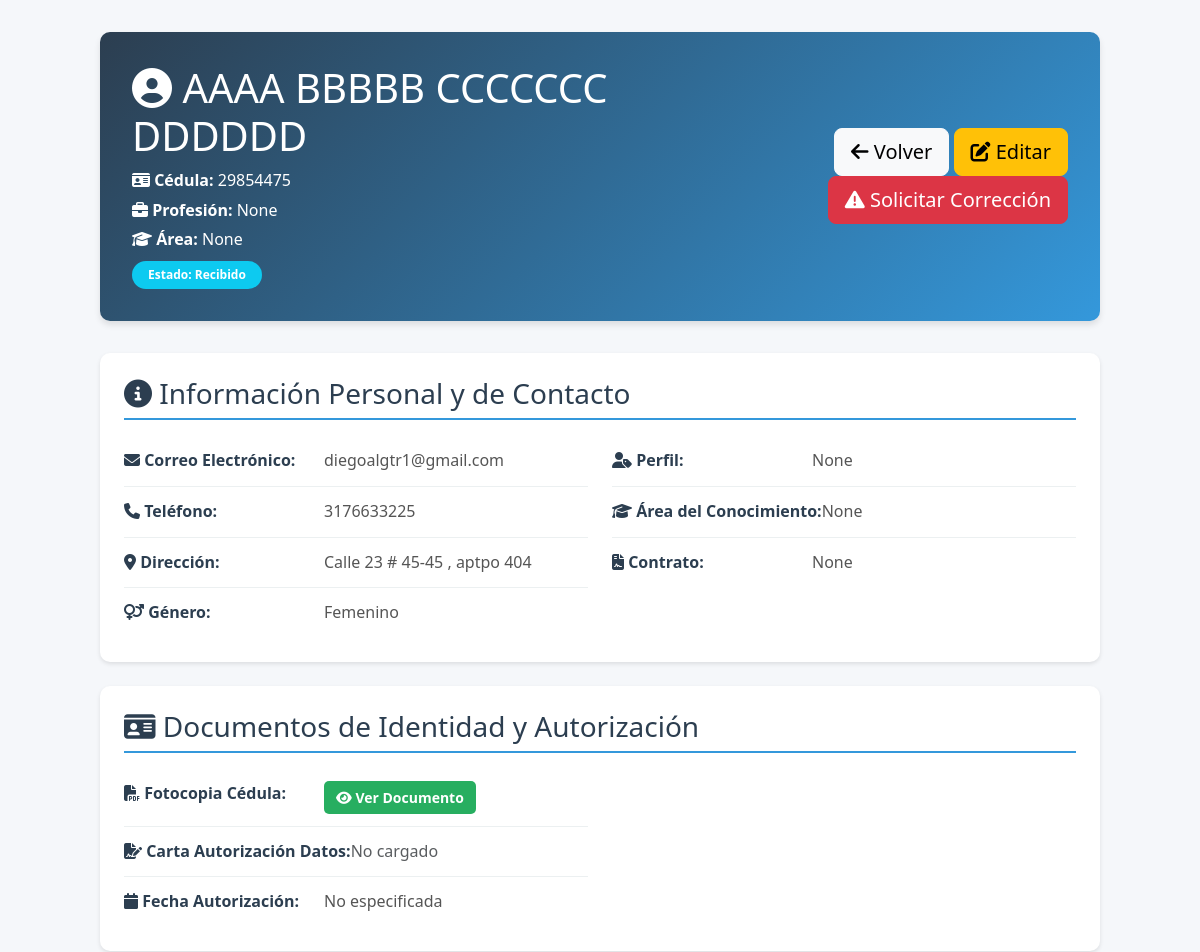
The app's page /formapp/admin/applicants/20/ (signed in, upper part), older data.
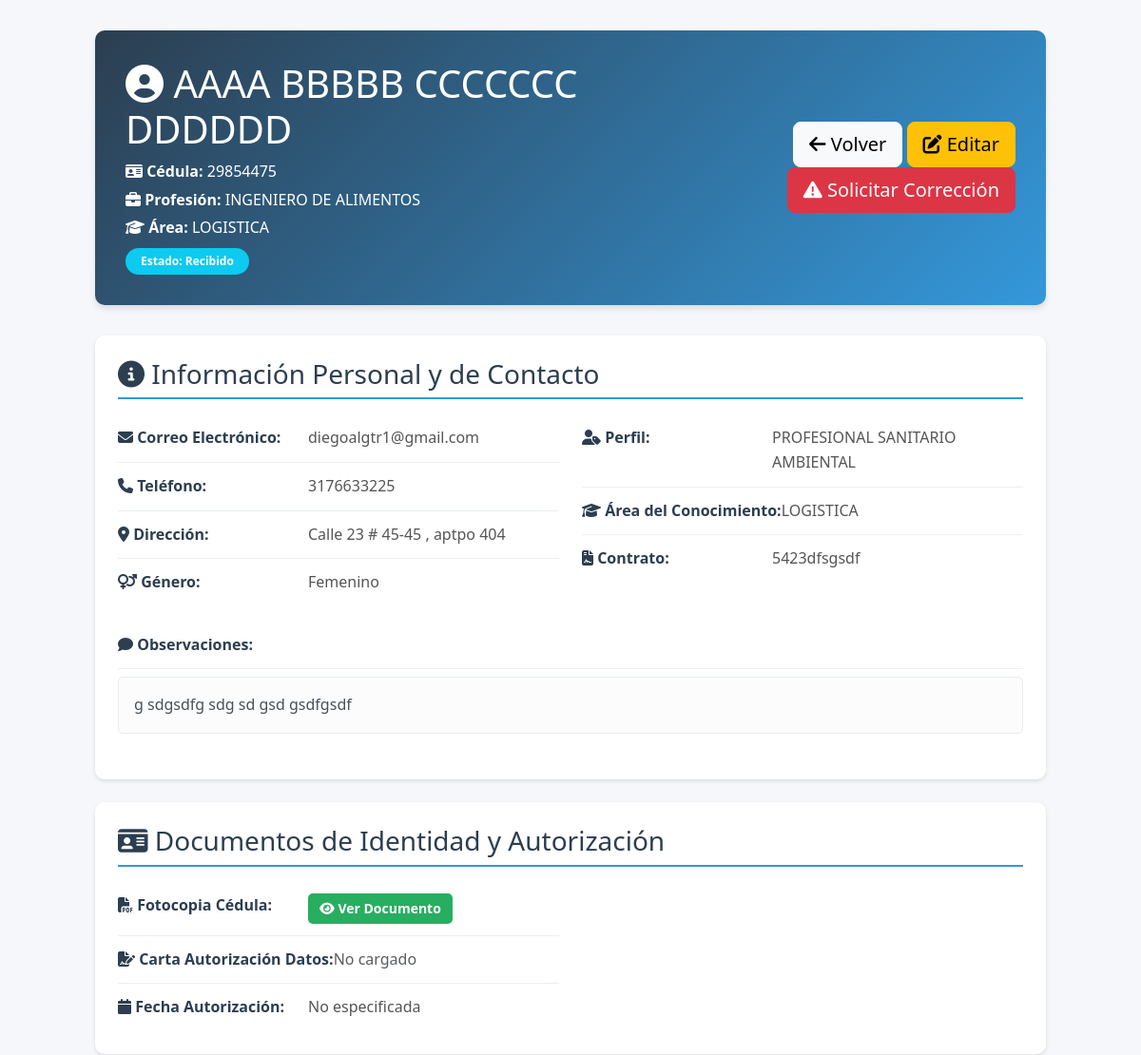
The same page, newer data.
### formapp/models.py (models this page shows, shortened)
class InformacionBasica(models.Model):
    ESTADO_CHOICES = [
        ('RECIBIDO', 'Recibido'),
        ('EN_REVISION', 'En Revisión'),
        ('PENDIENTE_CORRECCION', 'Pendiente de Corrección'),
        ('CORREGIDO', 'Corregido por Candidato'),
        ('VERIFICADO', 'Verificado / Aprobado'),
        ('RECHAZADO', 'Rechazado'),
    ]
    estado = models.CharField(
        max_length=50,
        choices=ESTADO_CHOICES,
        default='RECIBIDO',
        verbose_name='Estado del Proceso'
    )
    token_correccion = models.UUIDField(default=uuid.uuid4, editable=False, blank=True, null=True)
    token_expiracion = models.DateTimeField(blank=True, null=True, verbose_name='Expiración del Token')
    comentarios_correccion = models.TextField(
        blank=True,
        null=True,
        verbose_name='Comentarios de Corrección del Candidato',
        help_text='Explicación del candidato sobre qué información corrigió'
    )
    campos_a_corregir = models.JSONField(
        default=list,
        blank=True,
        verbose_name='Campos a Corregir',
        help_text='Lista de campos que el candidato debe corregir'
    )
    GENERO_CHOICES = [
        ('Femenino', 'Femenino'),
        ('Masculino', 'Masculino'),
        ('Otro', 'Otro'),
    ]
    AREA_CONOCIMIENTO_CHOICES = [
        ('JURIDICO', 'JURIDICO'),
        ('TECNICO', 'TECNICO'),
        ('TRANSVERSALIZACION', 'TRANSVERSALIZACION'),
        ('LIDERES', 'LIDERES'),
        ('PSICOLOGIA', 'PSICOLOGIA'),
        ('GESTION HUMANA', 'GESTION HUMANA'),
        ('SOCIAL', 'SOCIAL'),
        ('ADMINISTRATIVO Y FINANCIERO', 'ADMINISTRATIVO Y FINANCIERO'),
        ('SANEAMIENTO Y NUTRICIONAL - PROFESIONAL', 'SANEAMIENTO Y NUTRICIONAL - PROFESIONAL'),
        ('SANEAMIENTO Y NUTRICIONAL - TECNICO', 'SANEAMIENTO Y NUTRICIONAL - TECNICO'),
        ('COORDINADOR LOGISTICO', 'COORDINADOR LOGISTICO'),
        ('LIDER TECNICO', 'LIDER TECNICO'),
        ('FORMACION', 'FORMACION'),
        ('LIDER ADMINISTRATIVO Y FINANCIERO', 'LIDER ADMINISTRATIVO Y FINANCIERO'),
        ('SOSTENIBILIDAD', 'SOSTENIBILIDAD'),
        ('LOGISTICA', 'LOGISTICA'),
        ('COMUNICACIONES', 'COMUNICACIONES'),
        ('PLANEACION', 'PLANEACION'),
        ('PROFESIONAL ESPECIALIZADO DIRECTOR', 'PROFESIONAL ESPECIALIZADO DIRECTOR'),
        ('PROFESIONAL ADMINISTRATIVO', 'PROFESIONAL ADMINISTRATIVO'),
        ('PROFESIONAL CONTABLE', 'PROFESIONAL CONTABLE'),
        ('OTRO', 'OTRO'),
    ]
    PROFESION_CHOICES = [
        ('ABOGADO', 'ABOGADO'),
        ('ADMINISTRADOR AGROPECUARIO', 'ADMINISTRADOR AGROPECUARIO'),
        ('ADMINISTRADOR AMBIENTAL', 'ADMINISTRADOR AMBIENTAL'),
        ('ADMINISTRADOR DE EMPRESAS', 'ADMINISTRADOR DE EMPRESAS'),
        ('ADMINISTRADOR DE NEGOCIOS', 'ADMINISTRADOR DE NEGOCIOS'),
        ('ADMINISTRADOR PUBLICO', 'ADMINISTRADOR PUBLICO'),
        ('AUXILIAR CONTABLE Y FINANCIERO', 'AUXILIAR CONTABLE Y FINANCIERO'),
        ('BACHILLER', 'BACHILLER'),
        ('CONTADOR PUBLICO', 'CONTADOR PUBLICO'),
        ('INGENIERO AGROINDUSTRIAL', 'INGENIERO AGROINDUSTRIAL'),
        ('INGENIERO AGRONOMO', 'INGENIERO AGRONOMO'),
        ('INGENIERO DE ALIMENTOS', 'INGENIERO DE ALIMENTOS'),
        ('INGENIERO DE SISTEMAS', 'INGENIERO DE SISTEMAS'),
        ('INGENIERO INDUSTRIAL', 'INGENIERO INDUSTRIAL'),
        ('LICENCIADO EN ADMINISTRACION DE NEGOCIOS CON ENFASIS EN MERCADEO', 'LICENCIADO EN ADMINISTRACION DE NEGOCIOS CON ENFASIS EN MERCADEO'),
        ('LICENCIADO EN CIENCIAS RELIGIOSAS', 'LICENCIADO EN CIENCIAS RELIGIOSAS'),
        ('LICENCIADO EN EDUCACION BASICA', 'LICENCIADO EN EDUCACION BASICA'),
        ('LICENCIADO EN PEDAGOGIA INFANTIL', 'LICENCIADO EN PEDAGOGIA INFANTIL'),
        ('NORMALISTA SUPERIOR', 'NORMALISTA SUPERIOR'),
        ('NUTRICIONISTA DIETISTA', 'NUTRICIONISTA DIETISTA'),
        ('PROFESIONAL EN AGROINDUSTRIA', 'PROFESIONAL EN AGROINDUSTRIA'),
        ('PROFESIONAL EN FINANZAS Y NEGOCIOS INTERNACIONALES', 'PROFESIONAL EN FINANZAS Y NEGOCIOS INTERNACIONALES'),
        ('PSICOLOGO', 'PSICOLOGO'),
        ('SOCIOLOGO', 'SOCIOLOGO'),
        ('TECNICO EN ADMINISTRACION DE NEGOCIOS', 'TECNICO EN ADMINISTRACION DE NEGOCIOS'),
        ('TECNICO EN ASISTENCIA ADMINISTRATIVA', 'TECNICO EN ASISTENCIA ADMINISTRATIVA'),
        ('TECNICO EN ASISTENCIA Y ATENCION INTEGRAL A LA PRIMERA INFANCIA', 'TECNICO EN ASISTENCIA Y ATENCION INTEGRAL A LA PRIMERA INFANCIA'),
        ('TECNICO EN CONTABILIZACION DE OPERACIONES COMERCIALES Y FINANCIERAS', 'TECNICO EN CONTABILIZACION DE OPERACIONES COMERCIALES Y FINANCIERAS'),
        ('TECNICO EN GESTION DE SISTEMAS DE MANEJO AMBIENTAL', 'TECNICO EN GESTION DE SISTEMAS DE MANEJO AMBIENTAL'),
        ('TECNICO EN RECURSOS HUMANOS', 'TECNICO EN RECURSOS HUMANOS'),
        ('TECNICO LABORAL EN AUXILIAR ADMINISTRATIVO', 'TECNICO LABORAL EN AUXILIAR ADMINISTRATIVO'),
        ('TECNICO LABORAL EN CHEF', 'TECNICO LABORAL EN CHEF'),
        ('TECNICO LABORAL EN CONTABILIDAD Y FINANZAS', 'TECNICO LABORAL EN CONTABILIDAD Y FINANZAS'),
        ('TECNICO LABORAL EN SECRETARIADO ADMINISTRATIVO Y GERENCIAL', 'TECNICO LABORAL EN SECRETARIADO ADMINISTRATIVO Y GERENCIAL'),
        ('TECNICO LABORAL POR COMPETENCIAS EN CONTABILIDAD GENERAL SISTEMATIZADA', 'TECNICO LABORAL POR COMPETENCIAS EN CONTABILIDAD GENERAL SISTEMATIZADA'),
        ('TECNICO PROFESIONAL EN INGENIERIA DE SISTEMAS', 'TECNICO PROFESIONAL EN INGENIERIA DE SISTEMAS'),
        ('TECNICO PROFESIONAL EN PROCESAMIENTO DE ALIMENTOS', 'TECNICO PROFESIONAL EN PROCESAMIENTO DE ALIMENTOS'),
        ('TECNOLOGO EN AGUA Y SANEAMIENTO', 'TECNOLOGO EN AGUA Y SANEAMIENTO'),
        ('TECNOLOGO EN ALIMENTOS', 'TECNOLOGO EN ALIMENTOS'),
        ('TECNOLOGO EN CONTROL DE CALIDAD DE ALIMENTOS', 'TECNOLOGO EN CONTROL DE CALIDAD DE ALIMENTOS'),
        ('TECNOLOGO EN ECOLOGIA Y MANEJO AMBIENTAL', 'TECNOLOGO EN ECOLOGIA Y MANEJO AMBIENTAL'),
        ('TECNOLOGO EN GESTION ADMINISTRATIVA', 'TECNOLOGO EN GESTION ADMINISTRATIVA'),
        ('TECNOLOGO EN GESTION DE PROYECTOS DE DESARROLLO ECONOMICO Y SOCIAL', 'TECNOLOGO EN GESTION DE PROYECTOS DE DESARROLLO ECONOMICO Y SOCIAL'),
        ('TECNOLOGO EN GESTION DE RECURSOS NATURALES', 'TECNOLOGO EN GESTION DE RECURSOS NATURALES'),
        ('TECNOLOGO EN GESTION DEL TALENTO HUMANO', 'TECNOLOGO EN GESTION DEL TALENTO HUMANO'),
        ('TECNOLOGO EN PROCESAMIENTO DE ALIMENTOS PERECEDEROS', 'TECNOLOGO EN PROCESAMIENTO DE ALIMENTOS PERECEDEROS'),
        ('TECNOLOGO INDUSTRIAL', 'TECNOLOGO INDUSTRIAL'),
        ('TEOLOGO', 'TEOLOGO'),
        ('TRABAJADOR SOCIAL', 'TRABAJADOR SOCIAL'),
        ('OTRO', 'OTRO'),
    ]
    PERFIL_CHOICES = [
        ('BACHILLER GGHH', 'BACHILLER GGHH'),
        ('PROFESIONAL SOCIAL', 'PROFESIONAL SOCIAL'),
        ('PROFESIONAL PSICOLOGIA', 'PROFESIONAL PSICOLOGIA'),
        ('LIDER DE NUTRICIONAL', 'LIDER DE NUTRICIONAL'),
        ('TECNICO SANITARIO AMBIENTAL', 'TECNICO SANITARIO AMBIENTAL'),
        ('TECNICO NUTRICIONAL', 'TECNICO NUTRICIONAL'),
        ('TECNICO GGHH', 'TECNICO GGHH'),
        ('PROFESIONAL SANITARIO AMBIENTAL', 'PROFESIONAL SANITARIO AMBIENTAL'),
        ('PROFESIONAL FORMACION', 'PROFESIONAL FORMACION'),
        ('ABOGADO', 'ABOGADO'),
        ('OTRO', 'OTRO'),
    ]
    primer_apellido = models.CharField(max_length=50, verbose_name='Primer Apellido', default='')
    segundo_apellido = models.CharField(max_length=50, verbose_name='Segundo Apellido', default='')
    primer_nombre = models.CharField(max_length=50, verbose_name='Primer Nombre', default='')
    segundo_nombre = models.CharField(max_length=50, verbose_name='Segundo Nombre', blank=True, null=True)
    nombre_completo = models.CharField(max_length=200, verbose_name='Nombre Completo', blank=True, null=True)
    cedula = models.CharField(
        max_length=20,
        unique=True,
        verbose_name='Cédula',
        error_messages={
            'unique': 'Ya existe un registro con esta cédula. Por favor, verifica el número de cédula.'
        }
    )
    genero = models.CharField(max_length=50, verbose_name='Género', choices=GENERO_CHOICES)
    tipo_via = models.CharField(max_length=50, verbose_name='Tipo de Vía (Calle/Avenida/Carrera)', default='Calle')
    numero_via = models.CharField(max_length=20, verbose_name='Número de Vía', default='')
    numero_casa = models.CharField(max_length=20, verbose_name='Número de Casa/Edificio', default='')
    complemento_direccion = models.CharField(max_length=200, verbose_name='Complemento (Apto, Interior, etc.)', blank=True, null=True)
    barrio = models.CharField(max_length=200, verbose_name='Barrio', blank=True, null=True)
    telefono = models.CharField(max_length=20, verbose_name='Teléfono')
    correo = models.EmailField(verbose_name='Correo Electrónico')
    perfil = models.CharField(max_length=200, verbose_name='Perfil Profesional', blank=True, null=True)
    perfil_otro = models.CharField(max_length=200, verbose_name='Perfil Profesional (Otro)', blank=True, null=True)
    area_del_conocimiento = models.CharField(max_length=200, verbose_name='Área del Conocimiento', blank=True, null=True)
    area_del_conocimiento_otro = models.CharField(max_length=200, verbose_name='Área del Conocimiento (Otro)', blank=True, null=True)
    profesion = models.CharField(max_length=200, verbose_name='Profesión', blank=True, null=True)
    profesion_otro = models.CharField(max_length=200, verbose_name='Profesión (Otro)', blank=True, null=True)
    contrato = models.CharField(max_length=200, verbose_name='Contrato', blank=True, null=True)
    observacion = models.TextField(verbose_name='Observaciones', blank=True, null=True)
    acepta_politica = models.BooleanField(
        default=False,
        verbose_name='Acepto política de tratamiento de datos',
        help_text='Debe aceptar la política de tratamiento de datos para continuar.'
    )

### formapp/views/views_admin.py (the view)
# urls.py: path('admin/applicants/<int:pk>/', ApplicantDetailView.as_view(), name='applicant_detail'),
class ApplicantDetailView(LoginRequiredMixin, DetailView):
    model = InformacionBasica
    template_name = 'formapp/applicant_detail.html'
    context_object_name = 'applicant'

### formapp/templates/formapp/applicant_detail.html (shortened to what this page needs)
{% extends 'base.html' %}
{% load static %}
{% block content %}
<div class="detail-container">
    <div class="detail-header">
        <div class="d-flex justify-content-between align-items-center">
            <div>
                <h1 class="mb-2">
                    <i class="fas fa-user-circle"></i> {{ applicant.nombre_completo }}
                </h1>
                <p class="mb-1"><i class="fas fa-id-card"></i> <strong>Cédula:</strong> {{ applicant.cedula }}</p>
                <p class="mb-1"><i class="fas fa-briefcase"></i> <strong>Profesión:</strong> {{ applicant.profesion }}</p>
                <p class="mb-0"><i class="fas fa-graduation-cap"></i> <strong>Área:</strong> {{ applicant.area_del_conocimiento }}</p>
                <div class="mt-2">
                    <span class="badge {% if applicant.estado == 'RECIBIDO' %}bg-info{% elif applicant.estado == 'EN_REVISION' %}bg-primary{% elif applicant.estado == 'PENDIENTE_CORRECCION' %}bg-warning{% elif applicant.estado == 'CORREGIDO' %}bg-success{% elif applicant.estado == 'VERIFICADO' %}bg-success{% else %}bg-secondary{% endif %}">
                        Estado: {{ applicant.get_estado_display }}
                    </span>
                </div>
            </div>
            <div class="text-end">
                <a href="{% url 'formapp:applicant_list' %}" class="btn btn-light btn-lg">
                    <i class="fas fa-arrow-left"></i> Volver
                </a>
                {% if user.is_staff %}
                <a href="{% url 'formapp:applicant_edit' applicant.pk %}" class="btn btn-warning btn-lg">
                    <i class="fas fa-edit"></i> Editar
                </a>
                <button type="button" class="btn btn-danger btn-lg" data-bs-toggle="modal" data-bs-target="#correctionModal">
                    <i class="fas fa-exclamation-triangle"></i> Solicitar Corrección
                </button>
                {% endif %}
            </div>
        </div>
    </div>
    <div class="detail-section">
        <h3>
            <i class="fas fa-info-circle"></i> Información Personal y de Contacto
        </h3>
        <div class="row">
            <div class="col-md-6">
                <div class="info-row">
                    <span class="info-label"><i class="fas fa-envelope"></i> Correo Electrónico:</span>
                    <span class="info-value">{{ applicant.correo }}</span>
                </div>
                <div class="info-row">
                    <span class="info-label"><i class="fas fa-phone"></i> Teléfono:</span>
                    <span class="info-value">{{ applicant.telefono }}</span>
                </div>
                <div class="info-row">
                    <span class="info-label"><i class="fas fa-map-marker-alt"></i> Dirección:</span>
                    <span class="info-value">
                        {{ applicant.tipo_via }} {{ applicant.numero_via }} # {{ applicant.numero_casa }}
                        {% if applicant.complemento_direccion %}, {{ applicant.complemento_direccion }}{% endif %}
                    </span>
                </div>
                <div class="info-row">
                    <span class="info-label"><i class="fas fa-venus-mars"></i> Género:</span>
                    <span class="info-value">{{ applicant.genero }}</span>
                </div>
            </div>
            <div class="col-md-6">
                <div class="info-row">
                    <span class="info-label"><i class="fas fa-user-tag"></i> Perfil:</span>
                    <span class="info-value">{{ applicant.perfil }}</span>
                </div>
                <div class="info-row">
                    <span class="info-label"><i class="fas fa-graduation-cap"></i> Área del Conocimiento:</span>
                    <span class="info-value">{{ applicant.area_del_conocimiento }}</span>
                </div>
                <div class="info-row">
                    <span class="info-label"><i class="fas fa-file-contract"></i> Contrato:</span>
                    <span class="info-value">{{ applicant.contrato }}</span>
                </div>
            </div>
        </div>
        {% if applicant.observacion %}
        <div class="info-row mt-3">
            <span class="info-label"><i class="fas fa-comment"></i> Observaciones:</span>
        </div>
        <div class="alert alert-light mt-2">
            {{ applicant.observacion }}
        </div>
        {% endif %}
    </div>
    {% if applicant.documentos_identidad %}
    <div class="detail-section">
        <h3>
            <i class="fas fa-id-card"></i> Documentos de Identidad y Autorización
        </h3>
        <div class="row">
            <div class="col-md-6">
                <div class="info-row">
                    <span class="info-label"><i class="fas fa-file-pdf"></i> Fotocopia Cédula:</span>
                    {% if applicant.documentos_identidad.fotocopia_cedula %}
                        <a href="{{ applicant.documentos_identidad.fotocopia_cedula.url }}" target="_blank" class="btn btn-sm btn-success">
                            <i class="fas fa-eye"></i> Ver Documento
                        </a>
                    {% else %}
                        <span class="info-value text-muted">No cargado</span>
                    {% endif %}
                </div>
                <div class="info-row">
                    <span class="info-label"><i class="fas fa-file-signature"></i> Carta Autorización Datos:</span>
                    {% if applicant.documentos_identidad.carta_autorizacion_datos %}
                        <a href="{{ applicant.documentos_identidad.carta_autorizacion_datos.url }}" target="_blank" class="btn btn-sm btn-success">
                            <i class="fas fa-eye"></i> Ver Documento
                        </a>
                    {% else %}
                        <span class="info-value text-muted">No cargado</span>
                    {% endif %}
                </div>
                <div class="info-row">
                    <span class="info-label"><i class="fas fa-calendar"></i> Fecha Autorización:</span>
                    <span class="info-value">{{ applicant.documentos_identidad.fecha_autorizacion|date:"d/m/Y"|default:"No especificada" }}</span>
                </div>
            </div>
            <div class="col-md-6">
            </div>
        </div>
    </div>
    {% endif %}
</div>
{% endblock %}

Row changes from the older to the newer data that the page shows:
changed InformacionBasica "AAAA BBBBB CCCCCCC DDDDDD": profesion "None" → "INGENIERO DE ALIMENTOS"; area_del_conocimiento "None" → "LOGISTICA"; perfil "None" → "PROFESIONAL SANITARIO AMBIENTAL"; contrato "None" → "5423dfsgsdf"; observacion (not shown) → "g sdgsdfg sdg sd gsd gsdfgsdf"
Text that changed along with them:
text now shown: "Observaciones:"
